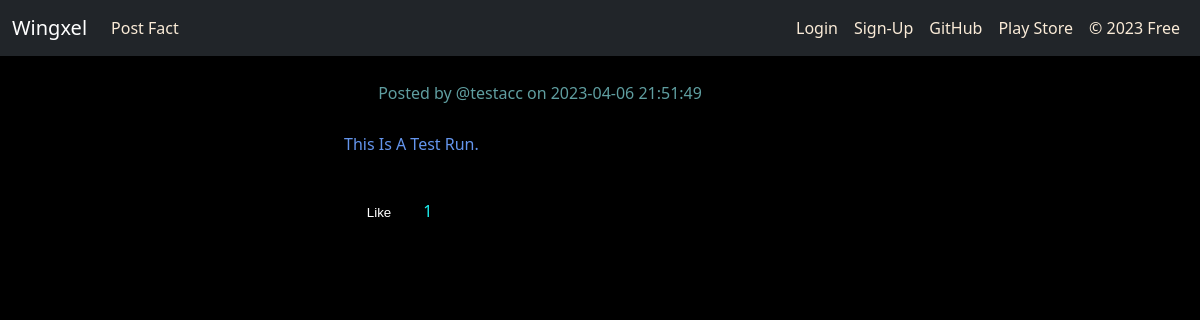
Before: / with the older database file.
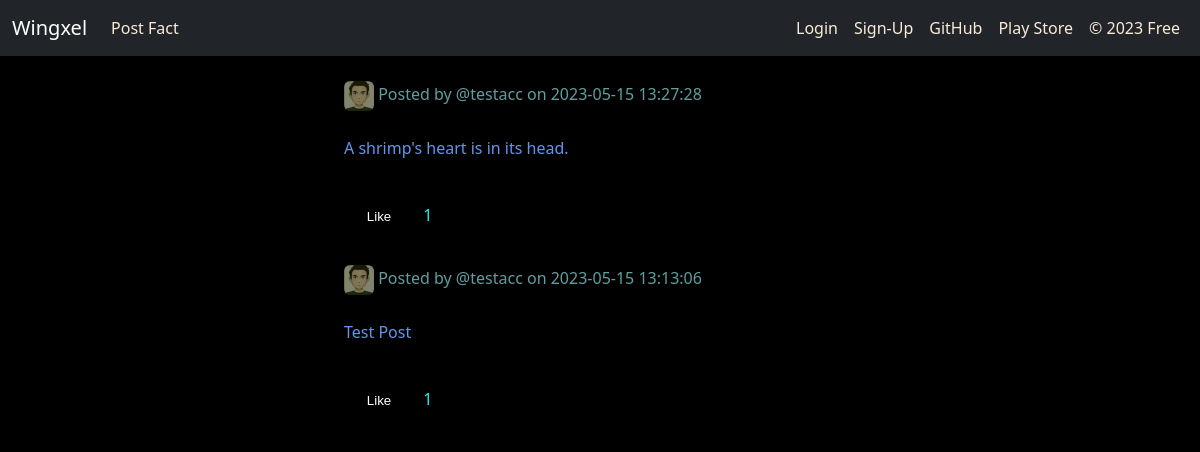
After: the same page with the newer database file.
### tables this page shows
CREATE TABLE facts (
        id INTEGER NOT NULL PRIMARY KEY,
        factId VARCHAR NOT NULL UNIQUE,
        fact VARCHAR NOT NULL,
        username VARCHAR NOT NULL,
        likes INTEGER NOT NULL,
        posted_on DATETIME DEFAULT CURRENT_TIMESTAMP,
        FOREIGN KEY(username) REFERENCES users(username));

CREATE TABLE users (
        id INTEGER NOT NULL PRIMARY KEY,
        firstName TEXT NOT NULL,
        lastName TEXT NOT NULL,
        username VARCHAR NOT NULL UNIQUE,
        email VARCHAR NOT NULL UNIQUE,
        fileN VARCHAR NOT NULL,
        pswd VARCHAR NOT NULL,
        registered_on DATETIME DEFAULT CURRENT_TIMESTAMP);

### app.py (the view)
@app.route("/index")
@app.route("/home")
@app.route("/")
def index():
    allF = dbmanager.getAllFacts(session)
    return render_template("index.html", title="Home", \
        loggedIn=libs.checkIfLoggedIn(session), facts=allF)

### dbmanager.py (called while the page is built, shortened)
def getAllFacts(session: SessionMixin) -> list:
    conn = sqlite3.connect(Consts.MY_DB)
    cur = conn.cursor()
    try:
        cur.execute(Queries.GET_FACTS_QUERY)
        allItems = cur.fetchall()
        repackedItems = []
        for item in allItems:
            imgPath = os.path.join(Consts.SAVE_PROFILE_REL_PATH, item[5])
            repackedItems.append((item[0], item[1], item[2], item[3], item[4], imgPath,
                                  checkIfCurrentUserLikedFact(session, item[0])))
        return repackedItems
    except Exception as err:
        print(f"An error occurred while getting facts : {str(err)}")
    finally:
        cur.close()
        conn.close()
    return []

def checkIfCurrentUserLikedFact(session: dict, factId: str) -> bool:
    if not libs.checkIfLoggedIn(session):
        return False

### libs.py (called while the page is built)
def checkIfLoggedIn(session: dict) -> bool:
    params = ["firstName", "lastName", "username", "email"]
    return all(key in session for key in params)

### templates/index.html (shortened to what this page needs)
{% extends 'base.html' %}
{% block body %}
{% include 'nav.html' %}
<div class="container">
    <div class="row">
        <div class="col-sm-6 mx-auto">
            <div class="main_content">
                {% for item in facts %}
                    <div class="card fact-item">
                        <div class="card-header">
                            <img src="{{ item[5] }}" alt="profile picture" class="post_img">
                            <span>Posted by @{{ item[2] }} on {{ item[4] }}</span>
                        </div>
                        <div class="card-body">
                            <p>{{ item[1] }}</p>
                        </div>
                        <div class="card-footer">
                            <form class="like-form">
                                {% if item[6] %}
                                    <input type="submit" name="actionBtn" value="Undo" class="like-btn">
                                {% else %}
                                    <input type="submit" name="actionBtn" value="Like" class="like-btn">
                                {% endif %}
                                <span id="{{ item[0] }}">{{ item[3] }}</span>
                            </form>
                        </div>
                    </div>
                {% endfor %}
            </div>
        </div>
    </div>
</div>
{% endblock%}

### templates/base.html (shortened to what this page needs)
<!DOCTYPE html>
<html lang="en">
<head>
    <link rel="stylesheet" href="static/css/ven/bootstrap.css">
    <link rel="stylesheet" href="static/css/app.css">
</head>
<body>
    <div id="Base">
        {% block body %}
        {% endblock %}
    </div>
</body>
</html>

### templates/nav.html (shortened to what this page needs)
<nav class="navbar navbar-expand-md navbar-dark bg-dark">
    <div class="container-fluid">
        <a class="navbar-brand mt-z0-wg" href="#">Wingxel</a>
        <div class="collapse navbar-collapse" id="navbarSupportedContent">
            <ul class="navbar-nav me-auto">
                {% if request.path.split('/')[-1] != 'post-pg' %}
                <li class="nav-item">
                    <a href="{{ url_for('postFactPg') }}" class="nav-link">Post Fact</a>
                </li>
                {% endif %}
            </ul>
            <ul class="navbar-nav ms-auto">
                {% if not loggedIn %}
                {% if request.path.split('/')[-1] != 'login-pg'%}
                <li class="nav-item">
                    <a href="{{ url_for('loginPg') }}" class="nav-link">Login</a>
                </li>
                {% endif %}
                {% if request.path.split('/')[-1] != 'sign-pg'%}
                <li class="nav-item">
                    <a href="{{ url_for('signPg') }}" class="nav-link">Sign-Up</a>
                </li>
                {% endif %}
                {% else %}
                <li class="nav-item">
                    <a href="{{ url_for('logout') }}" class="nav-link lg-ut-m">Logout</a>
                </li>
                {% endif %}
                <li class="nav-item">
                    <a href="https://wingxel.github.io/website/index.html" class="nav-link" target="_blank">GitHub</a>
                </li>
                <li class="nav-item">
                    <a href="https://play.google.com/store/apps/details?id=com.wingxel.python" class="nav-link"
                        target="_blank">Play Store</a>
                </li>
                <li class="nav-item">
                    <a href="#" class="nav-link mt-z0-wg">&copy; <span id="CopyRT"></span> Free</a>
                </li>
            </ul>
        </div>
    </div>
</nav>

### static/css/app.css (style rules this page uses)
body { background-color: rgb(0, 0, 0); }
.post_img { width: 30px; border-radius: 20%; }
.fact-item .card-header { color: cadetblue; }
.fact-item .card-body { color: cornflowerblue; }
.nav-link { color: antiquewhite !important; }
.main_content { color: white; margin-top: 1rem; }
.fact-item { background-color: black; }
.card { margin-top: 1rem; color: rgb(29, 238, 238); }
fieldset, legend, form input { all: revert; }
.like-btn { margin: 0px 10px 0px 5px; background-color: black; border: 0px; width: 60px; height: 30px; border-radius: 10px; color: white; }

Changed rows visible on the page:
added facts: fileN (picture), username "testacc", posted_on "2023-05-15 13:27:28", fact "A shrimp's heart is in its head.", likes "1"
changed facts: fileN: a different picture; posted_on "2023-04-06 21:51:49" → "2023-05-15 13:13:06"; fact "This Is A Test Run." → "Test Post"
